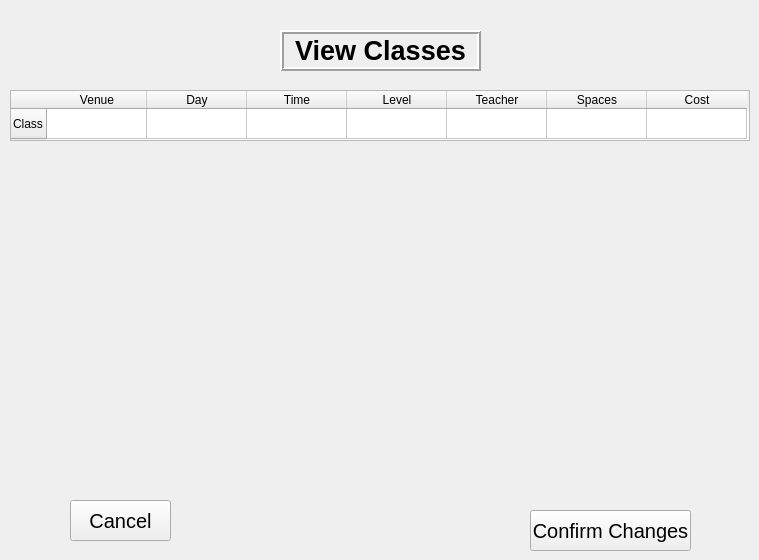
    <widget class="QWidget" name="ViewClasses">
     <widget class="QPushButton" name="btnVieClaConfirm">
      <property name="geometry">
       <rect>
        <x>530</x>
        <y>510</y>
        <width>161</width>
        <height>41</height>
       </rect>
      </property>
      <property name="font">
       <font>
        <pointsize>15</pointsize>
       </font>
      </property>
      <property name="text">
       <string>Confirm Changes</string>
      </property>
     </widget>
     <widget class="QLabel" name="lblVieClaTitle">
      <property name="geometry">
       <rect>
        <x>280</x>
        <y>30</y>
        <width>201</width>
        <height>41</height>
       </rect>
      </property>
      <property name="font">
       <font>
        <pointsize>20</pointsize>
        <weight>75</weight>
        <bold>true</bold>
       </font>
      </property>
      <property name="frameShape">
       <enum>QFrame::Box</enum>
      </property>
      <property name="frameShadow">
       <enum>QFrame::Raised</enum>
      </property>
      <property name="lineWidth">
       <number>2</number>
      </property>
      <property name="midLineWidth">
       <number>0</number>
      </property>
      <property name="text">
       <string>View Classes</string>
      </property>
      <property name="alignment">
       <set>Qt::AlignCenter</set>
      </property>
     </widget>
     <widget class="QTableWidget" name="tblVieClaClass">
      <property name="geometry">
       <rect>
        <x>10</x>
        <y>90</y>
        <width>740</width>
        <height>51</height>
       </rect>
      </property>
      <property name="maximumSize">
       <size>
        <width>740</width>
        <height>350</height>
       </size>
      </property>
      <row>
       <property name="text">
        <string>Class</string>
       </property>
      </row>
      <column>
       <property name="text">
        <string>Venue</string>
       </property>
      </column>
      <column>
       <property name="text">
        <string>Day</string>
       </property>
      </column>
      <column>
       <property name="text">
        <string>Time</string>
       </property>
      </column>
      <column>
       <property name="text">
        <string>Level</string>
       </property>
      </column>
      <column>
       <property name="text">
        <string>Teacher</string>
       </property>
      </column>
      <column>
       <property name="text">
        <string>Spaces</string>
       </property>
      </column>
      <column>
       <property name="text">
        <string>Cost</string>
       </property>
      </column>
     </widget>
     <widget class="QLabel" name="lblVieClaError">
      <property name="geometry">
       <rect>
        <x>60</x>
        <y>440</y>
        <width>641</width>
        <height>41</height>
       </rect>
      </property>
      <property name="font">
       <font>
        <pointsize>15</pointsize>
        <italic>true</italic>
       </font>
      </property>
      <property name="text">
       <string/>
      </property>
     </widget>
     <widget class="QPushButton" name="btnVieClaCancel">
      <property name="geometry">
       <rect>
        <x>70</x>
        <y>500</y>
        <width>101</width>
        <height>41</height>
       </rect>
      </property>
      <property name="font">
       <font>
        <pointsize>15</pointsize>
       </font>
      </property>
      <property name="text">
       <string>Cancel</string>
      </property>
     </widget>
    </widget>
